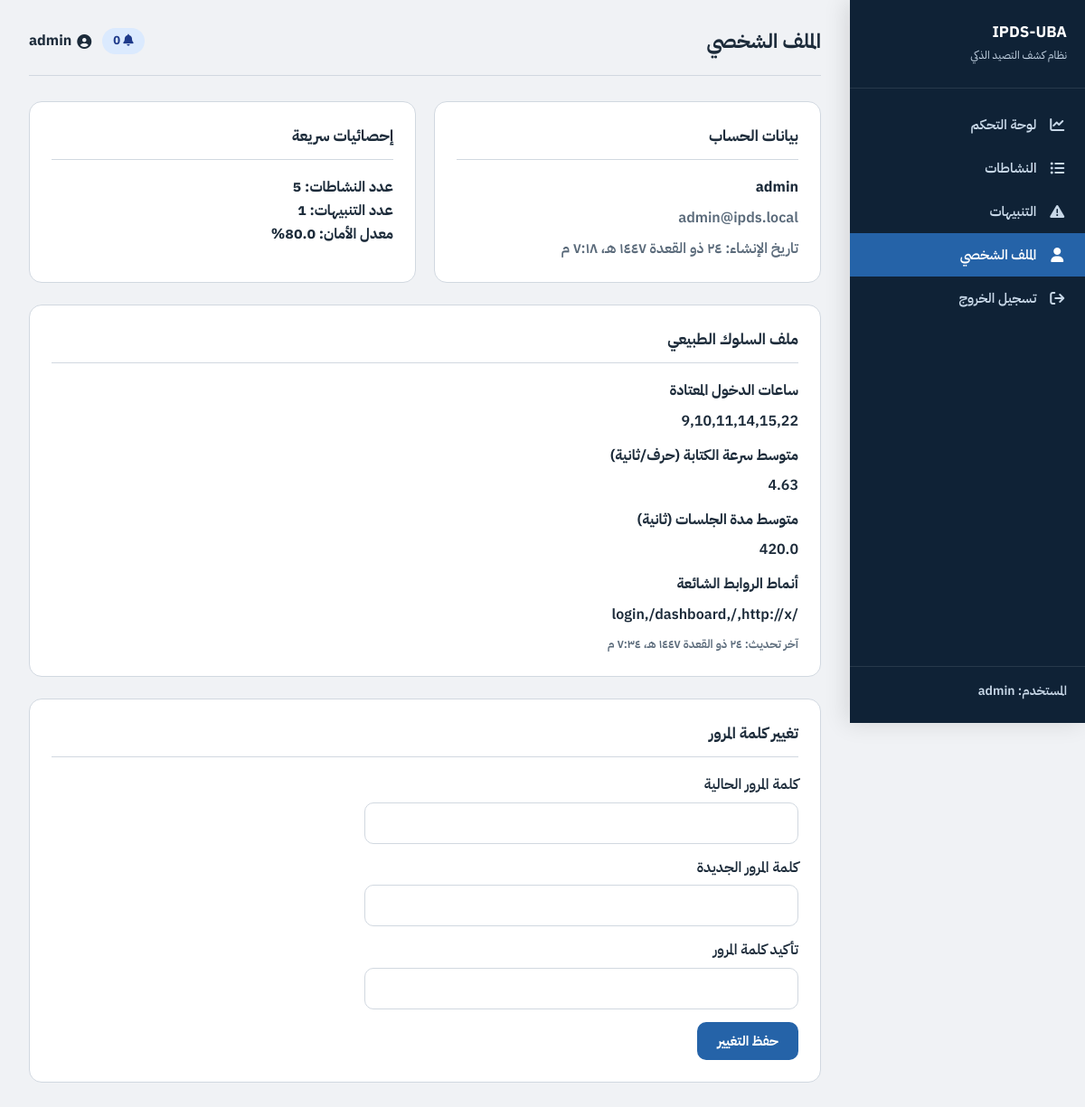
Screenshot of /profile (signed in) with the database file from the repository.
### tables this page shows
CREATE TABLE users (
            user_id INTEGER PRIMARY KEY AUTOINCREMENT,
            username TEXT NOT NULL UNIQUE,
            email TEXT NOT NULL UNIQUE,
            password_hash TEXT NOT NULL,
            account_creation_date DATETIME DEFAULT CURRENT_TIMESTAMP,
            last_login DATETIME,
            is_admin INTEGER DEFAULT 0,
            is_active INTEGER DEFAULT 1
        );

CREATE TABLE behavior_profiles (
            profile_id INTEGER PRIMARY KEY AUTOINCREMENT,
            user_id INTEGER NOT NULL UNIQUE,
            avg_typing_speed REAL,
            typical_login_hours TEXT,
            avg_session_duration REAL,
            common_url_patterns TEXT,
            profile_updated DATETIME DEFAULT CURRENT_TIMESTAMP,
            FOREIGN KEY (user_id) REFERENCES users(user_id)
        );

### routes/dashboard.py (the view, shortened to what this page needs)
@dashboard_bp.route('/profile', methods=['GET', 'POST'])
def profile_view():
    red = _require_login()
    if red:
        return red
    uid = int(session['user_id'])
    msg = None
    err = None
    user = UserModel.get_by_id(uid)
    profile = BehaviorProfileModel.get_for_user(uid)
    total_act = ActivityModel.count_for_user(uid)
    total_alerts = AlertModel.count_for_user(uid)
    normal = ActivityModel.count_normal_for_user(uid)
    sec = round((normal / total_act) * 100, 1) if total_act else 100.0
    return render_template(
        'profile.html',
        page_title='الملف الشخصي',
        user=user,
        profile=profile,
        total_act=total_act,
        total_alerts=total_alerts,
        security_rate=sec,
        msg=msg,
        err=err,
    )

### app.py (called while the page is built)
@app.after_request
def security_headers(response):
    response.headers['X-Content-Type-Options'] = 'nosniff'
    return response

### database.py (called while the page is built)
def get_connection():
    conn = sqlite3.connect(DB_PATH)
    conn.row_factory = sqlite3.Row
    return conn

### models/activity.py (called while the page is built)
    @staticmethod
    def count_for_user(user_id):
        conn = get_connection()
        n = conn.execute(
            'SELECT COUNT(*) AS c FROM activities WHERE user_id = ?', (user_id,)
        ).fetchone()['c']
        conn.close()
        return n

    @staticmethod
    def count_normal_for_user(user_id):
        conn = get_connection()
        n = conn.execute(
            'SELECT COUNT(*) AS c FROM activities WHERE user_id = ? AND is_suspicious = 0',
            (user_id,),
        ).fetchone()['c']
        conn.close()
        return n

### models/alert.py (called while the page is built)
    @staticmethod
    def count_for_user(user_id):
        conn = get_connection()
        n = conn.execute('SELECT COUNT(*) AS c FROM alerts WHERE user_id = ?', (user_id,)).fetchone()['c']
        conn.close()
        return n

### models/behavior_profile.py (called while the page is built)
    @staticmethod
    def get_for_user(user_id):
        conn = get_connection()
        row = conn.execute(
            'SELECT * FROM behavior_profiles WHERE user_id = ?', (user_id,)
        ).fetchone()
        conn.close()
        return row

### models/user.py (called while the page is built)
    @staticmethod
    def get_by_id(user_id):
        conn = get_connection()
        row = conn.execute('SELECT * FROM users WHERE user_id = ?', (user_id,)).fetchone()
        conn.close()
        return row

### routes/dashboard.py (called while the page is built)
def _require_login():
    if not session.get('user_id'):
        return redirect(url_for('auth.login_view'))
    return None

### templates/profile.html (shortened to what this page needs)
{% extends 'base.html' %}
{% block content %}
<div class="grid-2">
    <div class="panel">
        <div class="panel-title">بيانات الحساب</div>
        <p style="font-weight:700;margin-bottom:8px;">{{ user.username }}</p>
        <p style="font-weight:600;color:var(--text-muted);margin-bottom:8px;">{{ user.email }}</p>
        {% if user.account_creation_date %}
        <p style="font-weight:600;color:var(--text-muted);">تاريخ الإنشاء: <span data-utc-datetime="{{ user.account_creation_date|e }}">{{ user.account_creation_date }}</span></p>
        {% endif %}
    </div>
    <div class="panel">
        <div class="panel-title">إحصائيات سريعة</div>
        <p style="font-weight:700;">عدد النشاطات: {{ total_act }}</p>
        <p style="font-weight:700;">عدد التنبيهات: {{ total_alerts }}</p>
        <p style="font-weight:700;">معدل الأمان: {{ security_rate }}%</p>
    </div>
</div>
<div class="panel">
    <div class="panel-title">ملف السلوك الطبيعي</div>
    {% if profile %}
    <p style="font-weight:700;margin-bottom:8px;">ساعات الدخول المعتادة</p>
    <p style="font-weight:600;margin-bottom:12px;">{{ profile.typical_login_hours or '—' }}</p>
    <p style="font-weight:700;margin-bottom:8px;">متوسط سرعة الكتابة (حرف/ثانية)</p>
    <p style="font-weight:600;margin-bottom:12px;">{{ '%.2f'|format(profile.avg_typing_speed or 0) }}</p>
    <p style="font-weight:700;margin-bottom:8px;">متوسط مدة الجلسات (ثانية)</p>
    <p style="font-weight:600;margin-bottom:12px;">{{ '%.1f'|format(profile.avg_session_duration or 0) }}</p>
    <p style="font-weight:700;margin-bottom:8px;">أنماط الروابط الشائعة</p>
    <p style="font-weight:600;word-break:break-all;">{{ profile.common_url_patterns or '—' }}</p>
    <p style="margin-top:10px;font-size:13px;color:var(--text-muted);font-weight:600;">آخر تحديث: <span data-utc-datetime="{{ profile.profile_updated|e }}">{{ profile.profile_updated }}</span></p>
    {% else %}
    <p style="font-weight:700;">لا يوجد ملف سلوكي بعد — سيُنشأ تلقائياً مع النشاط.</p>
    {% endif %}
</div>
<div class="panel">
    <div class="panel-title">تغيير كلمة المرور</div>
    <form method="post" class="form-stack" style="max-width:480px;">
        <div>
            <label for="old_password">كلمة المرور الحالية</label>
            <input type="password" id="old_password" name="old_password" required>
        </div>
        <div>
            <label for="new_password">كلمة المرور الجديدة</label>
            <input type="password" id="new_password" name="new_password" required minlength="6">
        </div>
        <div>
            <label for="new_password2">تأكيد كلمة المرور</label>
            <input type="password" id="new_password2" name="new_password2" required minlength="6">
        </div>
        <div>
            <button type="submit" class="btn btn-primary">حفظ التغيير</button>
        </div>
    </form>
</div>
{% endblock %}

### templates/base.html (shortened to what this page needs)
<!DOCTYPE html>
<html lang="ar" dir="rtl">
<head>
    <link rel="stylesheet" href="{{ url_for('static', filename='vendor/font-awesome/css/all.min.css') }}">
    <link rel="stylesheet" href="{{ url_for('static', filename='css/main.css') }}">
</head>
<body>
    <aside class="sidebar" id="sidebar" aria-label="القائمة الرئيسية">
        <div class="sidebar-logo">
            <h2>IPDS-UBA</h2>
            <span>نظام كشف التصيد الذكي</span>
        </div>
        <nav class="sidebar-nav">
            <a href="{{ url_for('dashboard.dashboard_view') }}" data-nav="/dashboard">
                <i class="fa-solid fa-chart-line nav-icon" aria-hidden="true"></i>
                <span>لوحة التحكم</span>
            </a>
            <a href="{{ url_for('activities.activities_view') }}" data-nav="/activities">
                <i class="fa-solid fa-list-ul nav-icon" aria-hidden="true"></i>
                <span>النشاطات</span>
            </a>
            <a href="{{ url_for('alerts.alerts_view') }}" data-nav="/alerts" class="sidebar-nav-row">
                <i class="fa-solid fa-triangle-exclamation nav-icon" aria-hidden="true"></i>
                <span>التنبيهات</span>
            </a>
            <a href="{{ url_for('dashboard.profile_view') }}" data-nav="/profile">
                <i class="fa-solid fa-user nav-icon" aria-hidden="true"></i>
                <span>الملف الشخصي</span>
            </a>
            <a href="{{ url_for('auth.logout_view') }}" data-nav="/logout">
                <i class="fa-solid fa-arrow-right-from-bracket nav-icon" aria-hidden="true"></i>
                <span>تسجيل الخروج</span>
            </a>
        </nav>
        <div class="sidebar-footer">
            <div>المستخدم: <span id="sidebarUsername">{{ session.get('username','') }}</span></div>
        </div>
    </aside>
    <div class="main-content" id="mainContent">
        <header class="topbar">
            <div class="topbar-start">
                <h1>{{ page_title or 'لوحة التحكم' }}</h1>
            </div>
            <div class="topbar-actions">
                <span class="badge badge-info topbar-notif" id="topbarNotif" title="تنبيهات نشطة">
                    <i class="fa-solid fa-bell" aria-hidden="true"></i>
                    <span id="topbarAlertCount">0</span>
                </span>
                <span class="topbar-user"><i class="fa-solid fa-user-circle" aria-hidden="true"></i> {{ session.get('username','') }}</span>
            </div>
        </header>
        {% block content %}{% endblock %}
    </div>
</body>
</html>

### static/css/main.css (style rules this page uses)
:root { --primary: #1a3a5c; --primary-light: #2563a8; --accent: #c0392b; --success: #1a7a4a; --warning: #b5870a; --bg: #f0f2f5; --surface: #ffffff; --border: #d1d8e0; --text-main: #1c2b3a; --text-muted: #5a6a7a; --sidebar-bg: #0f2236; --sidebar-text: #c8d8e8; --sidebar-active: #2563a8; --radius: 10px; --radius-lg: 14px; }
* { box-sizing: border-box; margin: 0; padding: 0; }
body { font-family: 'IBM Plex Sans Arabic', sans-serif; background: var(--bg); color: var(--text-main); font-size: 16px; line-height: 1.6; direction: rtl; }
.btn { display: inline-flex; align-items: center; justify-content: center; gap: 8px; padding: 10px 22px; border-radius: var(--radius); font-family: 'IBM Plex Sans Arabic', sans-serif; font-size: 15px; font-weight: 700; cursor: pointer; border: none; transition: background 0.2s, transform 0.1s; text-decoration: none; }
.btn-primary { background: var(--primary-light); color: #fff; }
.sidebar { width: 260px; max-width: 88vw; background: var(--sidebar-bg); min-height: 100vh; position: fixed; right: 0; top: 0; display: flex; flex-direction: column; padding: 24px 0; z-index: 200; transition: transform 0.28s ease; box-shadow: -4px 0 24px rgba(0, 0, 0, 0.12); }
.sidebar-logo { padding: 0 20px 24px; border-bottom: 1px solid rgba(255, 255, 255, 0.1); margin-bottom: 16px; }
.sidebar-logo h2 { color: #fff; font-size: 17px; font-weight: 700; line-height: 1.4; }
.sidebar-logo span { color: var(--sidebar-text); font-size: 12px; }
.sidebar-nav a { display: flex; align-items: center; gap: 12px; padding: 12px 20px; color: var(--sidebar-text); text-decoration: none; font-size: 15px; font-weight: 600; transition: background 0.15s; border-radius: 0; }
.sidebar-nav a.active { background: var(--sidebar-active); color: #fff; }
.sidebar-nav a .nav-icon { width: 1.35em; text-align: center; font-size: 1rem; flex-shrink: 0; }
.sidebar-footer { margin-top: auto; padding: 16px 20px 0; border-top: 1px solid rgba(255, 255, 255, 0.1); color: var(--sidebar-text); font-size: 14px; font-weight: 600; }
.main-content { margin-right: 260px; padding: 28px 32px; min-height: 100vh; }
.topbar-start { display: flex; align-items: center; gap: 12px; flex: 1; min-width: 0; }
.topbar-start h1 { margin: 0; font-size: clamp(17px, 4vw, 22px); font-weight: 700; color: var(--text-main); }
.topbar-notif { display: inline-flex; align-items: center; gap: 8px; }
.topbar-user { font-weight: 700; color: var(--text-main); display: inline-flex; align-items: center; gap: 6px; }
.topbar { display: flex; align-items: center; justify-content: space-between; margin-bottom: 28px; padding-bottom: 20px; border-bottom: 1px solid var(--border); gap: 16px; flex-wrap: wrap; }
.topbar-actions { display: flex; align-items: center; gap: 12px; font-weight: 600; }
.badge { display: inline-block; padding: 4px 12px; border-radius: 20px; font-size: 13px; font-weight: 700; }
.badge-info { background: #dbeafe; color: #1e3a8a; }
input[type='text'], input[type='email'], input[type='password'], input[type='number'], input[type='date'], select, textarea { width: 100%; padding: 11px 14px; border: 1.5px solid var(--border); border-radius: var(--radius); font-family: 'IBM Plex Sans Arabic', sans-serif; font-size: 15px; font-weight: 600; color: var(--text-main); background: #fff; outline: none; transition: border-color 0.2s; }
label { font-weight: 600; display: block; margin-bottom: 6px; }
.grid-2 { display: grid; grid-template-columns: 1fr 1fr; gap: 20px; }
.panel { background: var(--surface); border: 1px solid var(--border); border-radius: var(--radius-lg); padding: 24px; margin-bottom: 24px; }
.panel-title { font-size: 17px; font-weight: 700; color: var(--text-main); margin-bottom: 18px; padding-bottom: 12px; border-bottom: 1px solid var(--border); }
.form-stack { display: flex; flex-direction: column; gap: 14px; }
@media (min-width: 769px) { .sidebar { transform: translateX(0) !important; } }
.fa-solid, .fas { font-family: 'Font Awesome 6 Free' !important; font-weight: 900 !important; font-style: normal !important; -webkit-font-smoothing: antialiased; }

### rows the page displays
users: get "admin", username "admin", email "admin@ipds.local"
behavior_profiles: typical_login_hours "9,10,11,14,15,22", avg_typing_speed "4.63", avg_session_duration "420.0", common_url_patterns "/login,/dashboard,/,http://x"

### other values shown
{{ page_title or 'لوحة التحكم' }} "الملف الشخصي"
{{ total_act }} "5"
{{ total_alerts }} "1"
{{ security_rate }} "80.0"
